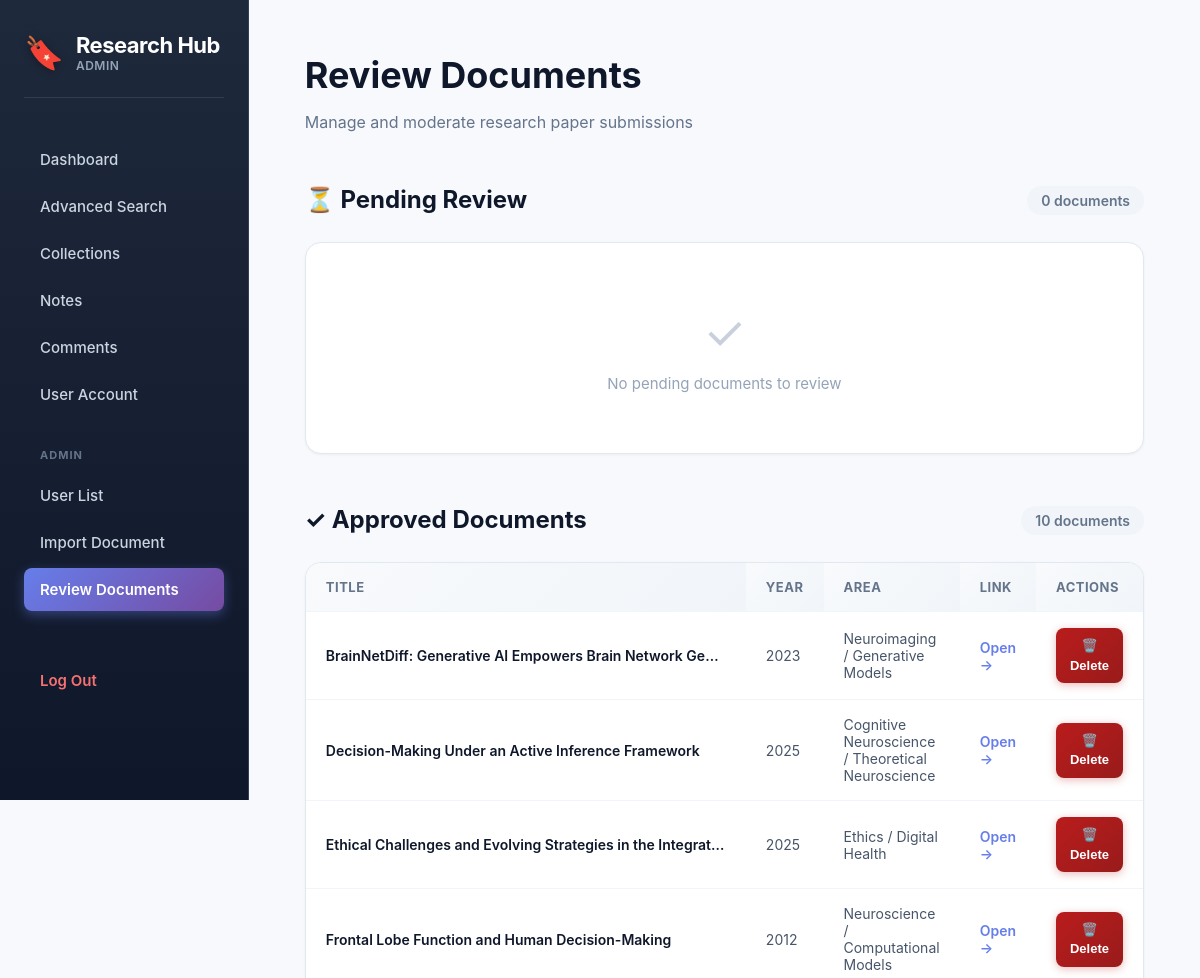
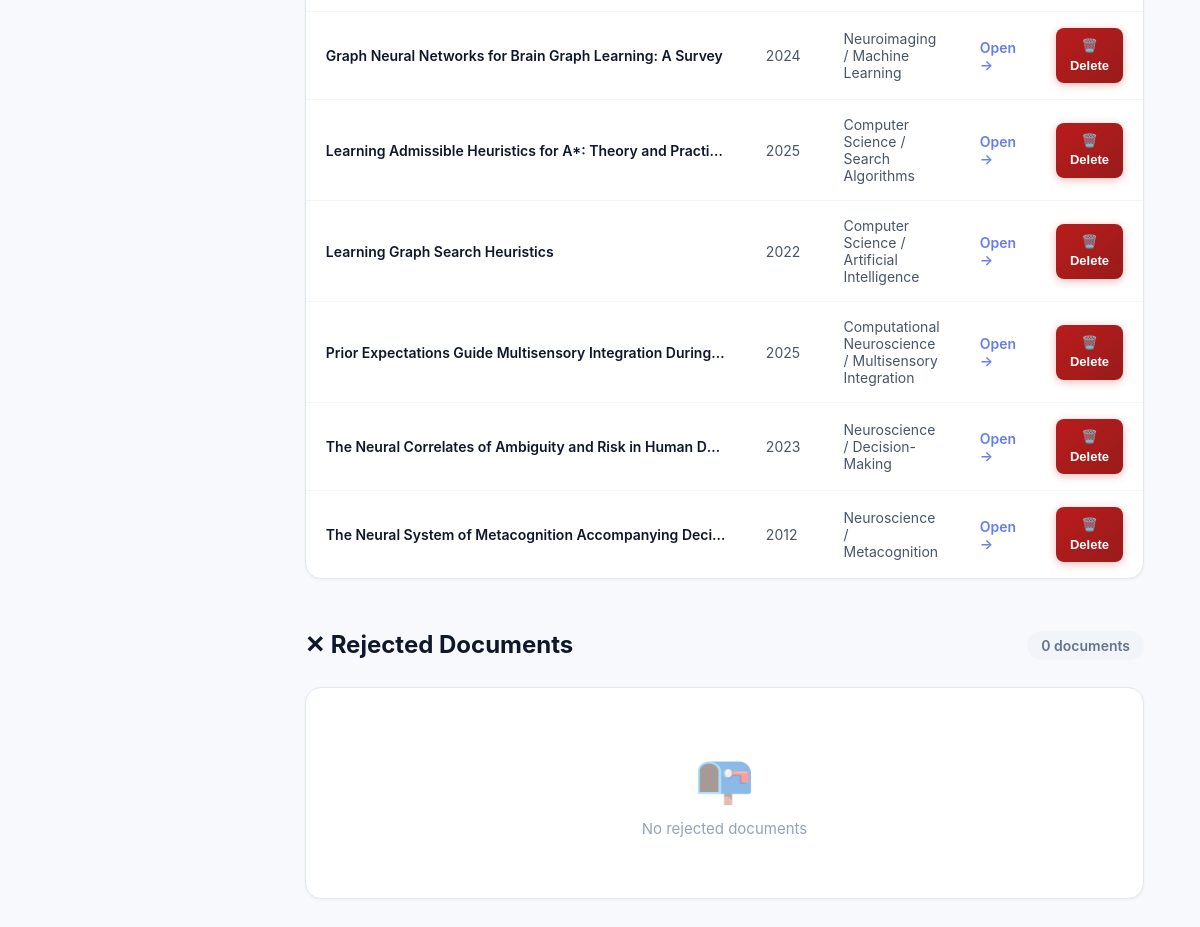
The app's page /review_documents.php (signed in) with its own data (2 pictures, top to bottom).
### tables this page shows
CREATE TABLE Document (
    DocumentID INT AUTO_INCREMENT PRIMARY KEY,
    Title VARCHAR(500) NOT NULL,
    Abstract TEXT,
    PublicationYear YEAR,
    SourceID INT,
    Area VARCHAR(255),
    ISBN VARCHAR(50) UNIQUE,
    LinkPath VARCHAR(500),
    ImportDate DATE DEFAULT (CURDATE()),
    ReviewStatus ENUM('Pending', 'Approved', 'Rejected') DEFAULT 'Pending',
    FOREIGN KEY (SourceID) REFERENCES Source(SourceID)
);

### review_documents.php (the view, shortened to what this page needs)
<?php
require_once "includes/connect.php";
function h($str) {
    return htmlspecialchars($str ?? "", ENT_QUOTES, 'UTF-8');
}
$role = $_SESSION['Role'];
$pendingDocs = $conn->query("
    SELECT DocumentID, Title, PublicationYear, Area, LinkPath
    FROM Document
    WHERE ReviewStatus = 'Pending'
    ORDER BY ImportDate DESC
")->fetchAll(PDO::FETCH_ASSOC);
$approvedDocs = $conn->query("
    SELECT DocumentID, Title, PublicationYear, Area, LinkPath
    FROM Document
    WHERE ReviewStatus = 'Approved'
    ORDER BY Title ASC
")->fetchAll(PDO::FETCH_ASSOC);
$rejectedDocs = $conn->query("
    SELECT DocumentID, Title, PublicationYear, Area, LinkPath
    FROM Document
    WHERE ReviewStatus = 'Rejected'
    ORDER BY Title ASC
")->fetchAll(PDO::FETCH_ASSOC);
?>
<!DOCTYPE html>
<html lang="en">
<head>
    <link rel="stylesheet" href="assets/css/globals.css">
</head>
<body>
<aside class="sidebar">
    <div class="app-title">
        <span class="icon">🔖</span>
        <div>
            <div class="title">Research Hub</div>
            <div class="role"><?= strtolower(h($role)) ?></div>
        </div>
    </div>
    <nav class="menu">
        <a href="dashboard.php">Dashboard</a>
        <a href="advanced_search.php">Advanced Search</a>
        <a href="collections.php">Collections</a>
        <a href="notes.php">Notes</a>
        <a href="comments.php">Comments</a>
        <a href="user_account.php">User Account</a>
    </nav>
    <div class="menu-heading">Admin</div>
    <nav class="menu">
        <a href="user_list.php">User List</a>
        <a href="import_document.php">Import Document</a>
        <a href="review_documents.php" class="active">Review Documents</a>
    </nav>
    <a href="logout.php" class="logout">Log Out</a>
</aside>
<div class="main">
    <div class="page-header">
        <h1>Review Documents</h1>
        <p class="subtitle">Manage and moderate research paper submissions</p>
    </div>
    <div class="section-header">
        <h2>⏳ Pending Review</h2>
        <div class="section-count"><?= count($pendingDocs) ?> document<?= count($pendingDocs) != 1 ? 's' : '' ?></div>
    </div>
    <div class="table-wrapper">
        <?php if (empty($pendingDocs)): ?>
            <div class="empty-state">
                <div class="empty-state-icon">✓</div>
                <div class="empty-state-text">No pending documents to review</div>
            </div>
        <?php endif; ?>
    </div>
    <div class="section-header">
        <h2>✓ Approved Documents</h2>
        <div class="section-count"><?= count($approvedDocs) ?> document<?= count($approvedDocs) != 1 ? 's' : '' ?></div>
    </div>
    <div class="table-wrapper">
        <?php if (empty($approvedDocs)): ?>
            <div class="empty-state">
                <div class="empty-state-icon">📭</div>
                <div class="empty-state-text">No approved documents yet</div>
            </div>
        <?php else: ?>
        <table>
            <thead>
                <tr>
                    <th>Title</th>
                    <th>Year</th>
                    <th>Area</th>
                    <th>Link</th>
                    <th>Actions</th>
                </tr>
            </thead>
            <tbody>
                <?php foreach ($approvedDocs as $d): ?>
                <tr>
                    <td><div class="doc-title"><?= h($d['Title']) ?></div></td>
                    <td><?= h($d['PublicationYear']) ?></td>
                    <td><?= h($d['Area']) ?></td>
                    <td>
                        <?php if (!empty($d['LinkPath'])): ?>
                            <a href="<?= h($d['LinkPath']) ?>" target="_blank" class="external-link">Open →</a>
                        <?php else: ?>
                            <span style="color: #cbd5e1;">—</span>
                        <?php endif; ?>
                    </td>
                    <td>
                        <form method="POST"
                              action="controllers/delete_document.php"
                              onsubmit="return confirmDelete('<?= addslashes(h($d['Title'])) ?>', 'approved')">
                            <button class="btn-sm btn-delete">🗑️ Delete</button>
                        </form>
                    </td>
                </tr>
                <?php endforeach; ?>
            </tbody>
        </table>
        <?php endif; ?>
    </div>
    <div class="section-header">
        <h2>✕ Rejected Documents</h2>
        <div class="section-count"><?= count($rejectedDocs) ?> document<?= count($rejectedDocs) != 1 ? 's' : '' ?></div>
    </div>
    <div class="table-wrapper">
        <?php if (empty($rejectedDocs)): ?>
            <div class="empty-state">
                <div class="empty-state-icon">📭</div>
                <div class="empty-state-text">No rejected documents</div>
            </div>
        <?php endif; ?>
    </div>
</div>
</body>
</html>

### assets/css/globals.css (style rules this page uses)
:root { --font-size: 16px; --background: #ffffff; --foreground: oklch(0.145 0 0); --card: #ffffff; --card-foreground: oklch(0.145 0 0); --popover: oklch(1 0 0); --popover-foreground: oklch(0.145 0 0); --primary: #030213; --primary-foreground: oklch(1 0 0); --secondary: oklch(0.95 0.0058 264.53); --secondary-foreground: #030213; --muted: #ececf0; --muted-foreground: #717182; --accent: #e9ebef; --accent-foreground: #030213; --destructive: #d4183d; --destructive-foreground: #ffffff; --border: rgba(0, 0, 0, 0.1); --input: transparent; --input-background: #f3f3f5; --switch-background: #cbced4; --font-weight-medium: 500; --font-weight-normal: 400; --ring: oklch(0.708 0 0); --chart-1: oklch(0.646 0.222 41.116); --chart-2: oklch(0.6 0.118 184.704); --chart-3: oklch(0.398 0.07 227.392); --chart-4: oklch(0.828 0.189 84.429); --chart-5: oklch(0.769 0.188 70.08); --radius: 0.625rem; --sidebar: oklch(0.985 0 0); --sidebar-foreground: oklch(0.145 0 0); --sidebar-primary: #030213; --sidebar-primary-foreground: oklch(0.985 0 0); --sidebar-accent: oklch(0.97 0 0); --sidebar-accent-foreground: oklch(0.205 0 0); --sidebar-border: oklch(0.922 0 0); --sidebar-ring: oklch(0.708 0 0); }
html { font-size: var(--font-size); }
body { background: var(--background); color: var(--foreground); margin: 0; padding: 0; font-family: Arial, sans-serif; }
* { border-color: var(--border); outline-color: var(--ring); }
h1 { font-size: 2rem; font-weight: var(--font-weight-medium); line-height: 1.5; }
h2 { font-size: 1.5rem; font-weight: var(--font-weight-medium); line-height: 1.5; }
h4, label, button, input, p { font-size: 1rem; line-height: 1.5; }
button { font-weight: var(--font-weight-medium); }

### records on screen
document: Title "BrainNetDiff: Generative AI Empowers Brain Network Ge…", PublicationYear "2023", Area "Neuroimaging / Generative Models"
document: Title "Decision-Making Under an Active Inference Framework", PublicationYear "2025", Area "Cognitive Neuroscience / Theoretical Neuroscience"
document: Title "Ethical Challenges and Evolving Strategies in the Integrat…", PublicationYear "2025", Area "Ethics / Digital Health"
document: Title "Frontal Lobe Function and Human Decision-Making", PublicationYear "2012", Area "Neuroscience / Computational Models"
document: Title "Graph Neural Networks for Brain Graph Learning: A Survey", PublicationYear "2024", Area "Neuroimaging / Machine Learning"
document: Title "Learning Admissible Heuristics for A*: Theory and Practice", PublicationYear "2025", Area "Computer Science / Search Algorithms"
document: Title "Learning Graph Search Heuristics", PublicationYear "2022", Area "Computer Science / Artificial Intelligence"
document: Title "Prior Expectations Guide Multisensory Integration During…", PublicationYear "2025", Area "Computational Neuroscience / Multisensory Integration"
document: Title "The Neural Correlates of Ambiguity and Risk in Human D…", PublicationYear "2023", Area "Neuroscience / Decision-Making"
document: Title "The Neural System of Metacognition Accompanying Deci…", PublicationYear "2012", Area "Neuroscience / Metacognition"

### other values on screen
$role "ADMIN"
count($pendingDocs) "0"
count($approvedDocs) "10"
count($rejectedDocs) "0"
